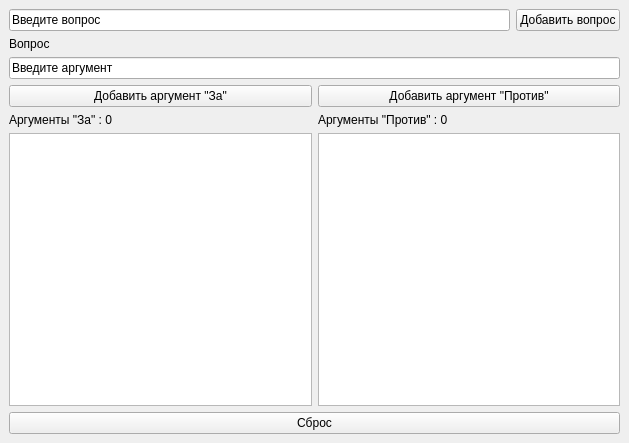
<?xml version="1.0" encoding="UTF-8"?>
<ui version="4.0">
 <class>DescisionApp</class>
 <widget class="QMainWindow" name="DescisionApp">
  <property name="geometry">
   <rect>
    <x>0</x>
    <y>0</y>
    <width>629</width>
    <height>443</height>
   </rect>
  </property>
  <property name="windowTitle">
   <string>MainWindow</string>
  </property>
  <widget class="QWidget" name="MyWidget">
   <layout class="QGridLayout" name="gridLayout">
    <item row="0" column="0">
     <layout class="QHBoxLayout" name="horizontalLayout">
      <item>
       <widget class="QLineEdit" name="input_decision">
        <property name="text">
         <string>Введите вопрос</string>
        </property>
       </widget>
      </item>
      <item>
       <widget class="QPushButton" name="pushButton">
        <property name="text">
         <string>Добавить вопрос</string>
        </property>
       </widget>
      </item>
     </layout>
    </item>
    <item row="1" column="0">
     <widget class="QLabel" name="label">
      <property name="text">
       <string>Вопрос</string>
      </property>
     </widget>
    </item>
    <item row="2" column="0">
     <widget class="QLineEdit" name="input_arguments">
      <property name="text">
       <string>Введите аргумент</string>
      </property>
     </widget>
    </item>
    <item row="3" column="0">
     <layout class="QHBoxLayout" name="horizontalLayout_2">
      <item>
       <widget class="QPushButton" name="btn_for">
        <property name="text">
         <string>Добавить аргумент &quot;За&quot;</string>
        </property>
       </widget>
      </item>
      <item>
       <widget class="QPushButton" name="btn_against">
        <property name="text">
         <string>Добавить аргумент &quot;Против&quot;</string>
        </property>
       </widget>
      </item>
     </layout>
    </item>
    <item row="4" column="0">
     <layout class="QHBoxLayout" name="horizontalLayout_3">
      <item>
       <widget class="QLabel" name="label_for">
        <property name="text">
         <string>Аргументы &quot;За&quot; : 0</string>
        </property>
       </widget>
      </item>
      <item>
       <widget class="QLabel" name="label_against">
        <property name="text">
         <string>Аргументы &quot;Против&quot; : 0 </string>
        </property>
       </widget>
      </item>
     </layout>
    </item>
    <item row="5" column="0">
     <layout class="QHBoxLayout" name="horizontalLayout_4">
      <item>
       <widget class="QListWidget" name="listWidget"/>
      </item>
      <item>
       <widget class="QListWidget" name="listWidget_2"/>
      </item>
     </layout>
    </item>
    <item row="6" column="0">
     <widget class="QPushButton" name="btn_reset">
      <property name="text">
       <string>Сброс</string>
      </property>
     </widget>
    </item>
   </layout>
  </widget>
 </widget>
 <resources/>
 <connections/>
</ui>
